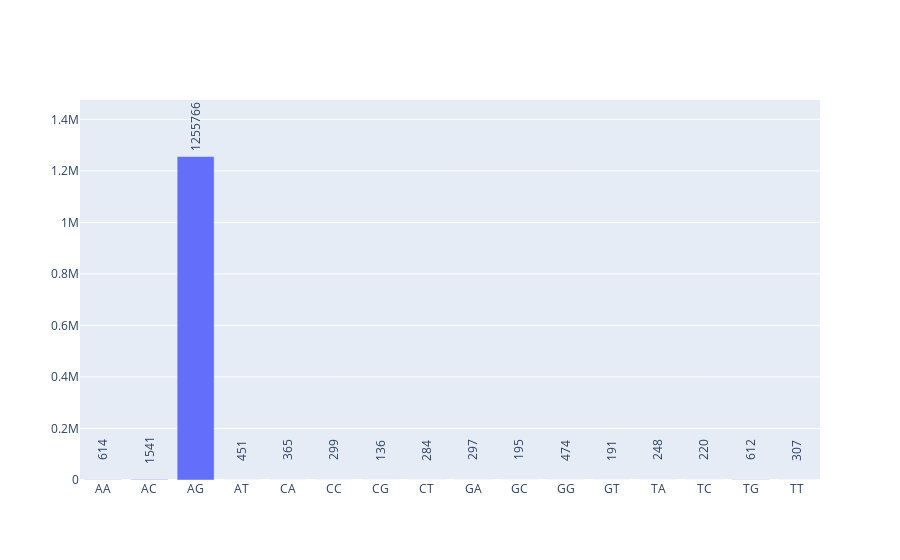

The notebook cell saved with this chart:
### Code cell
# Count the frequency of each unique value
counts = df_temp['check'].value_counts().sort_index()

# Create a bar chart (which visually is a histogram) using Plotly
fig = go.Figure(data=[go.Bar(
    x=counts.index,
    y=counts.values,
)])

# Add annotations with a vertical angle
for i in range(len(counts)):
    fig.add_annotation(
        x=counts.index[i],
        y=counts.values[i],
        text=str(counts.values[i]),
        showarrow=False,
        yshift=30,
        textangle=-90  # This will rotate the text vertically
    )

# Show the plot
fig.show()

### Figure 1 — Plotly figure (JSON) as saved in the notebook; plotly's stock layout.template omitted (floating-point values rounded to 4 significant figures)
{"data": [{"type": "bar", "x": ["AA", "AC", "AG", "AT", "CA", "CC", "CG", "CT", "GA", "GC", "GG", "GT", "TA", "TC", "TG", "TT"], "y": [614, 1541, 1255766, 451, 365, 299, 136, 284, 297, 195, 474, 191, 248, 220, 612, 307]}], "layout": {"annotations": [{"showarrow": false, "text": "614", "textangle": -90, "x": "AA", "y": 614, "yshift": 30}, {"showarrow": false, "text": "1541", "textangle": -90, "x": "AC", "y": 1541, "yshift": 30}, {"showarrow": false, "text": "1255766", "textangle": -90, "x": "AG", "y": 1255766, "yshift": 30}, {"showarrow": false, "text": "451", "textangle": -90, "x": "AT", "y": 451, "yshift": 30}, {"showarrow": false, "text": "365", "textangle": -90, "x": "CA", "y": 365, "yshift": 30}, {"showarrow": false, "text": "299", "textangle": -90, "x": "CC", "y": 299, "yshift": 30}, {"showarrow": false, "text": "136", "textangle": -90, "x": "CG", "y": 136, "yshift": 30}, {"showarrow": false, "text": "284", "textangle": -90, "x": "CT", "y": 284, "yshift": 30}, {"showarrow": false, "text": "297", "textangle": -90, "x": "GA", "y": 297, "yshift": 30}, {"showarrow": false, "text": "195", "textangle": -90, "x": "GC", "y": 195, "yshift": 30}, {"showarrow": false, "text": "474", "textangle": -90, "x": "GG", "y": 474, "yshift": 30}, {"showarrow": false, "text": "191", "textangle": -90, "x": "GT", "y": 191, "yshift": 30}, {"showarrow": false, "text": "248", "textangle": -90, "x": "TA", "y": 248, "yshift": 30}, {"showarrow": false, "text": "220", "textangle": -90, "x": "TC", "y": 220, "yshift": 30}, {"showarrow": false, "text": "612", "textangle": -90, "x": "TG", "y": 612, "yshift": 30}, {"showarrow": false, "text": "307", "textangle": -90, "x": "TT", "y": 307, "yshift": 30}], "autosize": true, "xaxis": {"autorange": true, "range": [-0.5, 15.5], "type": "category"}, "yaxis": {"autorange": true, "range": [0, 1860000.0], "type": "linear"}}}
